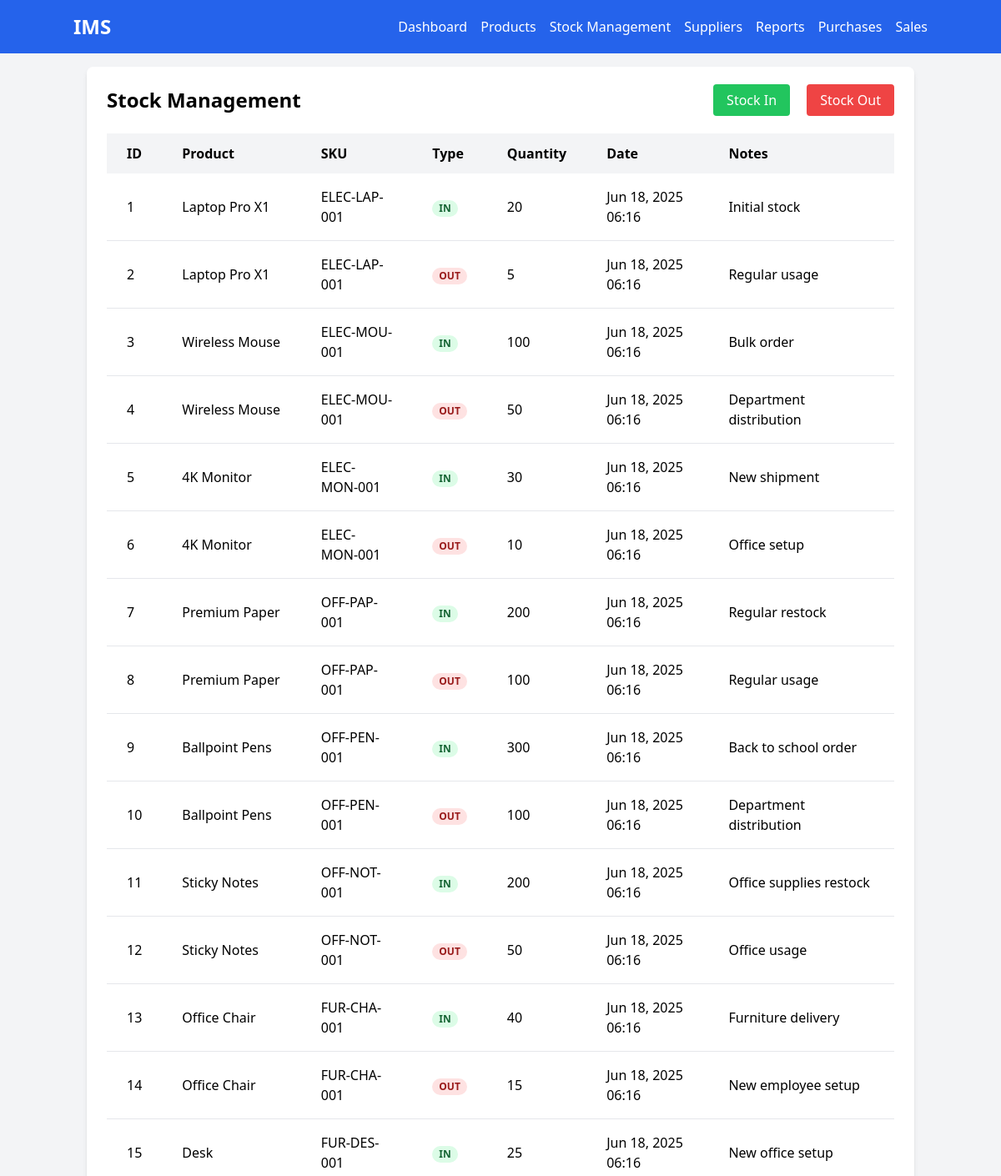
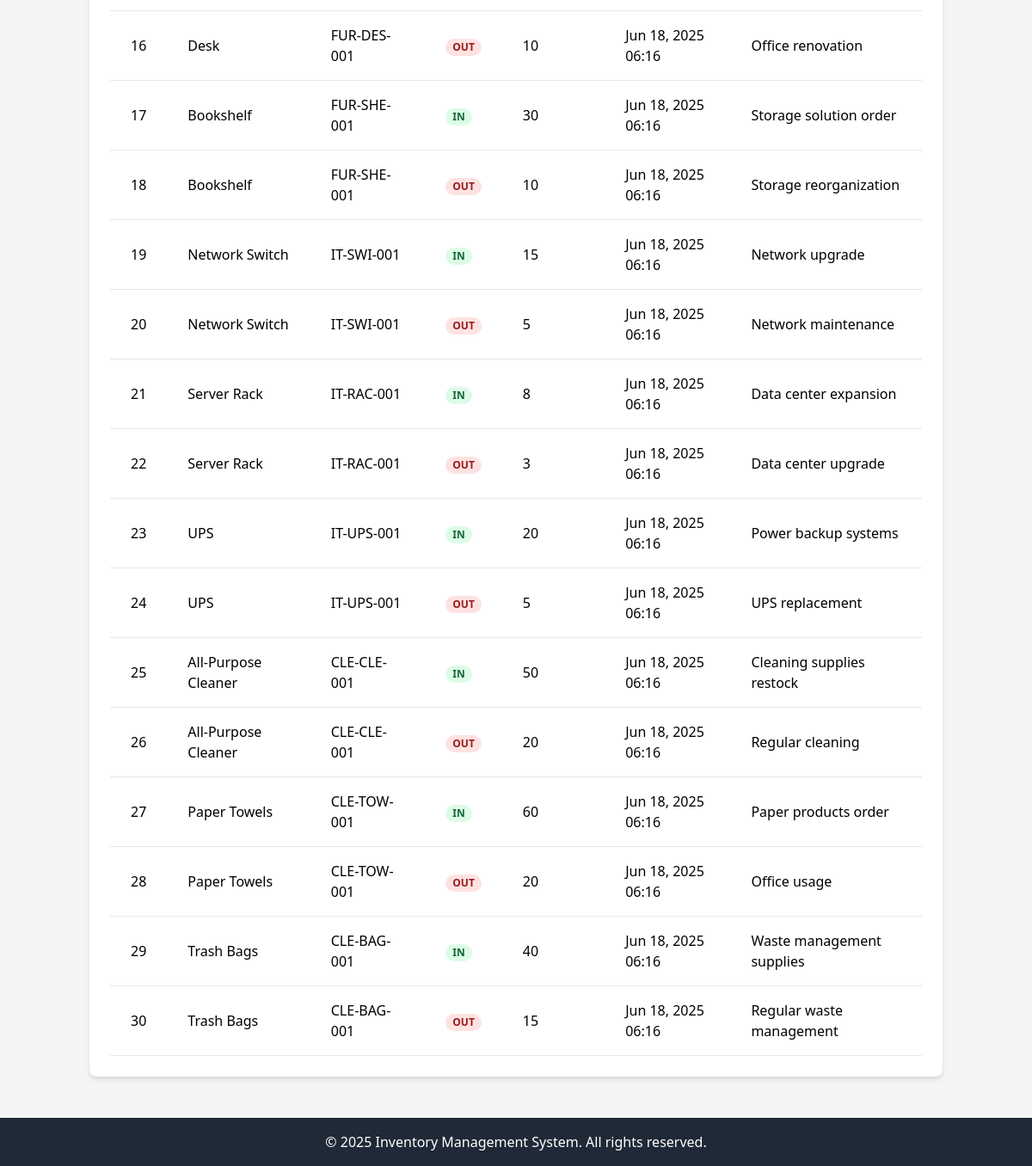
Screenshot of /inventory/index.php with the database file from the repository (2 pictures, top to bottom).
### tables this page shows
CREATE TABLE IF NOT EXISTS inventory_transactions (
    id INT PRIMARY KEY AUTO_INCREMENT,
    product_id INT,
    transaction_type ENUM('in', 'out') NOT NULL,
    quantity INT NOT NULL,
    notes TEXT,
    created_at TIMESTAMP DEFAULT CURRENT_TIMESTAMP,
    FOREIGN KEY (product_id) REFERENCES products(id) ON DELETE SET NULL
);

CREATE TABLE IF NOT EXISTS products (
    id INT PRIMARY KEY AUTO_INCREMENT,
    name VARCHAR(100) NOT NULL,
    description TEXT,
    category_id INT,
    supplier_id INT,
    sku VARCHAR(50) UNIQUE,
    price DECIMAL(10,2),
    stock_quantity INT DEFAULT 0,
    reorder_level INT DEFAULT 10,
    created_at TIMESTAMP DEFAULT CURRENT_TIMESTAMP,
    FOREIGN KEY (category_id) REFERENCES categories(id) ON DELETE SET NULL,
    FOREIGN KEY (supplier_id) REFERENCES suppliers(id) ON DELETE SET NULL
);

### inventory/index.php (the view, shortened to what this page needs)
<?php
require_once '../includes/config.php';
require_once '../includes/header.php';
$sql = "SELECT t.*, p.name as product_name, p.sku
        FROM inventory_transactions t
        JOIN products p ON t.product_id = p.id
        ORDER BY t.created_at DESC";
$result = mysqli_query($conn, $sql);
?>
<div class="bg-white rounded-lg shadow-md p-6">
    <div class="flex justify-between items-center mb-6">
        <h1 class="text-2xl font-bold">Stock Management</h1>
        <div class="space-x-4">
            <a href="/quick_site/IMS/inventory/stock_in.php" class="bg-green-500 text-white px-4 py-2 rounded hover:bg-green-600">Stock In</a>
            <a href="/quick_site/IMS/inventory/stock_out.php" class="bg-red-500 text-white px-4 py-2 rounded hover:bg-red-600">Stock Out</a>
        </div>
    </div>
    <?php if($result && mysqli_num_rows($result) > 0): ?>
        <div class="overflow-x-auto">
            <table class="min-w-full bg-white">
                <thead>
                    <tr class="bg-gray-100">
                        <th class="px-6 py-3 text-left">ID</th>
                        <th class="px-6 py-3 text-left">Product</th>
                        <th class="px-6 py-3 text-left">SKU</th>
                        <th class="px-6 py-3 text-left">Type</th>
                        <th class="px-6 py-3 text-left">Quantity</th>
                        <th class="px-6 py-3 text-left">Date</th>
                        <th class="px-6 py-3 text-left">Notes</th>
                    </tr>
                </thead>
                <tbody>
                    <?php $i = 1; while($row = mysqli_fetch_assoc($result)): ?>
                    <tr class="border-b hover:bg-gray-50">
                        <td class="px-6 py-4"><?php echo $i++; ?></td>
                        <td class="px-6 py-4"><?php echo htmlspecialchars($row['product_name']); ?></td>
                        <td class="px-6 py-4"><?php echo htmlspecialchars($row['sku']); ?></td>
                        <td class="px-6 py-4">
                            <span class="px-2 inline-flex text-xs leading-5 font-semibold rounded-full <?php echo $row['transaction_type'] == 'in' ? 'bg-green-100 text-green-800' : 'bg-red-100 text-red-800'; ?>">
                                <?php echo strtoupper($row['transaction_type']); ?>
                            </span>
                        </td>
                        <td class="px-6 py-4"><?php echo $row['quantity']; ?></td>
                        <td class="px-6 py-4"><?php echo date('M d, Y H:i', strtotime($row['created_at'])); ?></td>
                        <td class="px-6 py-4"><?php echo htmlspecialchars($row['notes']); ?></td>
                    </tr>
                    <?php endwhile; ?>
                </tbody>
            </table>
        </div>
    <?php else: ?>
        <div class="text-center py-4">
            <p class="text-gray-500">No stock transactions found.</p>
        </div>
    <?php endif; ?>
</div>
<?php require_once '../includes/footer.php'; ?>

### includes/header.php (shortened to what this page needs)
<!DOCTYPE html>
<html lang="en">
<head>
    <script src="https://cdn.tailwindcss.com"></script>
</head>
<body class="bg-gray-100">
    <nav class="bg-blue-600 text-white p-4">
        <div class="container mx-auto">
            <div class="flex justify-between items-center">
                <a href="/quick_site/IMS/index.php" class="text-2xl font-bold">IMS</a>
                <ul class="flex space-x-4">
                    <li><a href="/quick_site/IMS/index.php" class="hover:text-gray-200">Dashboard</a></li>
                    <li><a href="/quick_site/IMS/products/index.php" class="hover:text-gray-200">Products</a></li>
                    <li class="relative group">
                        <a href="/quick_site/IMS/inventory/index.php" class="hover:text-gray-200">Stock Management</a>
                    </li>
                    <li><a href="/quick_site/IMS/suppliers/index.php" class="hover:text-gray-200">Suppliers</a></li>
                    <li><a href="/quick_site/IMS/reports/index.php" class="hover:text-gray-200">Reports</a></li>
                    <li><a href="/quick_site/IMS/purchases/index.php" class="hover:text-gray-200">Purchases</a></li>
                    <li><a href="/quick_site/IMS/sales/index.php" class="hover:text-gray-200">Sales</a></li>
                </ul>
            </div>
        </div>
    </nav>
    <div class="container mx-auto p-4">

### includes/footer.php
    </div>
    <footer class="bg-gray-800 text-white p-4 mt-8">
        <div class="container mx-auto text-center">
            <p>&copy; <?php echo date('Y'); ?> Inventory Management System. All rights reserved.</p>
        </div>
    </footer>
</body>
</html>

### rows the page displays
inventory_transactions: product.name "Laptop Pro X1", product.sku "ELEC-LAP-001", transaction_type "IN", quantity "20", created_at "Jun 18, 2025 06:16", notes "Initial stock"
inventory_transactions: product.name "Laptop Pro X1", product.sku "ELEC-LAP-001", transaction_type "OUT", quantity "5", created_at "Jun 18, 2025 06:16", notes "Regular usage"
inventory_transactions: product.name "Wireless Mouse", product.sku "ELEC-MOU-001", transaction_type "IN", quantity "100", created_at "Jun 18, 2025 06:16", notes "Bulk order"
inventory_transactions: product.name "Wireless Mouse", product.sku "ELEC-MOU-001", transaction_type "OUT", quantity "50", created_at "Jun 18, 2025 06:16", notes "Department distribution"
inventory_transactions: product.name "4K Monitor", product.sku "ELEC-MON-001", transaction_type "IN", quantity "30", created_at "Jun 18, 2025 06:16", notes "New shipment"
inventory_transactions: product.name "4K Monitor", product.sku "ELEC-MON-001", transaction_type "OUT", quantity "10", created_at "Jun 18, 2025 06:16", notes "Office setup"
inventory_transactions: product.name "Premium Paper", product.sku "OFF-PAP-001", transaction_type "IN", quantity "200", created_at "Jun 18, 2025 06:16", notes "Regular restock"
inventory_transactions: product.name "Premium Paper", product.sku "OFF-PAP-001", transaction_type "OUT", quantity "100", created_at "Jun 18, 2025 06:16", notes "Regular usage"
inventory_transactions: product.name "Ballpoint Pens", product.sku "OFF-PEN-001", transaction_type "IN", quantity "300", created_at "Jun 18, 2025 06:16", notes "Back to school order"
inventory_transactions: product.name "Ballpoint Pens", product.sku "OFF-PEN-001", transaction_type "OUT", quantity "100", created_at "Jun 18, 2025 06:16", notes "Department distribution"
inventory_transactions: product.name "Sticky Notes", product.sku "OFF-NOT-001", transaction_type "IN", quantity "200", created_at "Jun 18, 2025 06:16", notes "Office supplies restock"
inventory_transactions: product.name "Sticky Notes", product.sku "OFF-NOT-001", transaction_type "OUT", quantity "50", created_at "Jun 18, 2025 06:16", notes "Office usage"
inventory_transactions: product.name "Office Chair", product.sku "FUR-CHA-001", transaction_type "IN", quantity "40", created_at "Jun 18, 2025 06:16", notes "Furniture delivery"
inventory_transactions: product.name "Office Chair", product.sku "FUR-CHA-001", transaction_type "OUT", quantity "15", created_at "Jun 18, 2025 06:16", notes "New employee setup"
inventory_transactions: product.name "Desk", product.sku "FUR-DES-001", transaction_type "IN", quantity "25", created_at "Jun 18, 2025 06:16", notes "New office setup"
inventory_transactions: product.name "Desk", product.sku "FUR-DES-001", transaction_type "OUT", quantity "10", created_at "Jun 18, 2025 06:16", notes "Office renovation"
inventory_transactions: product.name "Bookshelf", product.sku "FUR-SHE-001", transaction_type "IN", quantity "30", created_at "Jun 18, 2025 06:16", notes "Storage solution order"
inventory_transactions: product.name "Bookshelf", product.sku "FUR-SHE-001", transaction_type "OUT", quantity "10", created_at "Jun 18, 2025 06:16", notes "Storage reorganization"
inventory_transactions: product.name "Network Switch", product.sku "IT-SWI-001", transaction_type "IN", quantity "15", created_at "Jun 18, 2025 06:16", notes "Network upgrade"
inventory_transactions: product.name "Network Switch", product.sku "IT-SWI-001", transaction_type "OUT", quantity "5", created_at "Jun 18, 2025 06:16", notes "Network maintenance"
inventory_transactions: product.name "Server Rack", product.sku "IT-RAC-001", transaction_type "IN", quantity "8", created_at "Jun 18, 2025 06:16", notes "Data center expansion"
inventory_transactions: product.name "Server Rack", product.sku "IT-RAC-001", transaction_type "OUT", quantity "3", created_at "Jun 18, 2025 06:16", notes "Data center upgrade"
inventory_transactions: product.name "UPS", product.sku "IT-UPS-001", transaction_type "IN", quantity "20", created_at "Jun 18, 2025 06:16", notes "Power backup systems"
inventory_transactions: product.name "UPS", product.sku "IT-UPS-001", transaction_type "OUT", quantity "5", created_at "Jun 18, 2025 06:16", notes "UPS replacement"
inventory_transactions: product.name "All-Purpose Cleaner", product.sku "CLE-CLE-001", transaction_type "IN", quantity "50", created_at "Jun 18, 2025 06:16", notes "Cleaning supplies restock"
inventory_transactions: product.name "All-Purpose Cleaner", product.sku "CLE-CLE-001", transaction_type "OUT", quantity "20", created_at "Jun 18, 2025 06:16", notes "Regular cleaning"
inventory_transactions: product.name "Paper Towels", product.sku "CLE-TOW-001", transaction_type "IN", quantity "60", created_at "Jun 18, 2025 06:16", notes "Paper products order"
inventory_transactions: product.name "Paper Towels", product.sku "CLE-TOW-001", transaction_type "OUT", quantity "20", created_at "Jun 18, 2025 06:16", notes "Office usage"
inventory_transactions: product.name "Trash Bags", product.sku "CLE-BAG-001", transaction_type "IN", quantity "40", created_at "Jun 18, 2025 06:16", notes "Waste management supplies"
inventory_transactions: product.name "Trash Bags", product.sku "CLE-BAG-001", transaction_type "OUT", quantity "15", created_at "Jun 18, 2025 06:16", notes "Regular waste management"
